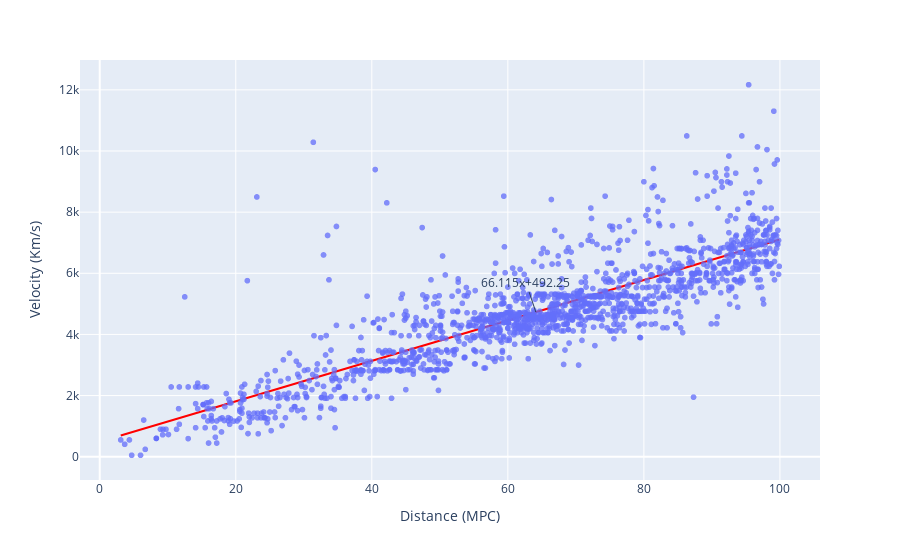

The notebook cell saved with this chart:
### Code cell
import numpy as np
import os
import pandas as pd
import os
import glob
import numpy as np
import importlib
from matplotlib import colors
import matplotlib.pyplot as plt
import plotly.express as px
import plotly.graph_objects as go

def fit_line(x, y):
    # given one dimensional x and y vectors - return x and y for fitting a line on top of the regression
    # inspired by the numpy manual - https://docs.scipy.org/doc/numpy/reference/generated/numpy.linalg.lstsq.html 
    x = x.to_numpy() # convert into numpy arrays
    y = y.to_numpy() # convert into numpy arrays

    A = np.vstack([x, np.ones(len(x))]).T # sent the design matrix using the intercepts
    m, c = np.linalg.lstsq(A, y, rcond=None)[0]

    return m, c

data = pd.read_csv("ned-d-complete.csv")

data.dropna()

# A bit of filtering
data = data[data['D (Mpc)'] > 0]
data = data[data['D (Mpc)'] < 100]
data = data[data['z'] > 0]
data = data.filter(['Galaxy ID', 'z', 'D (Mpc)'], axis=1)

data.columns = ['Name', 'Velocity', 'MPC']

data.Velocity = data.Velocity.abs() * 299792
data = data[data['Velocity'] < 15000]
print("Rows: {}".format(len(data)))

# plot the data as a scatter plot
fig = px.scatter(x=data['MPC'], y=data['Velocity'], opacity=.5, labels={"x" : "Distance (MPC)", "y" : "Velocity (Km/s)"}) 

# fit a linear model 
m, c = fit_line(x = data['MPC'], y = data['Velocity'])

# add the linear fit on top
fig.add_trace(
    go.Scatter(
        x=data['MPC'],
        y=m*data['MPC'] + c,
        mode="lines",
        line=go.scatter.Line(color="red"),
        showlegend=False)
)
# optionally you can show the slop and the intercept 
mid_point = data['MPC'].mean()
fig.update_layout(
    showlegend=False,
    annotations=[
        go.layout.Annotation(
            x=mid_point,
            y=m*mid_point + c,
            xref="x",
            yref="y",
            text=str(round(m, 4))+'x+'+str(round(c, 2)) ,
        )
    ]
)
fig.show()

### Figure 1 — Plotly figure (JSON) as saved in the notebook; plotly's stock layout.template omitted (floating-point values rounded to 4 significant figures; data arrays with more than 128 entries replaced by an {"elided": "..."} marker saying what was removed)
{"data": [{"hovertemplate": "Distance (MPC)=%{x}<br>Velocity (Km/s)=%{y}<extra></extra>", "legendgroup": "", "marker": {"color": "#636efa", "opacity": 0.5, "symbol": "circle"}, "mode": "markers", "name": "", "showlegend": false, "type": "scattergl", "x": {"elided": "2993 float values"}, "xaxis": "x", "y": {"elided": "2993 float values"}, "yaxis": "y"}, {"line": {"color": "red"}, "mode": "lines", "showlegend": false, "type": "scatter", "x": {"elided": "2993 float values"}, "y": {"elided": "2993 float values"}}], "layout": {"annotations": [{"text": "66.115x+492.25", "x": 64.11, "xref": "x", "y": 4731.0, "yref": "y"}], "legend": {"tracegroupgap": 0}, "margin": {"t": 60}, "showlegend": false, "xaxis": {"anchor": "y", "domain": [0, 1], "title": {"text": "Distance (MPC)"}}, "yaxis": {"anchor": "x", "domain": [0, 1], "title": {"text": "Velocity (Km/s)"}}}}
